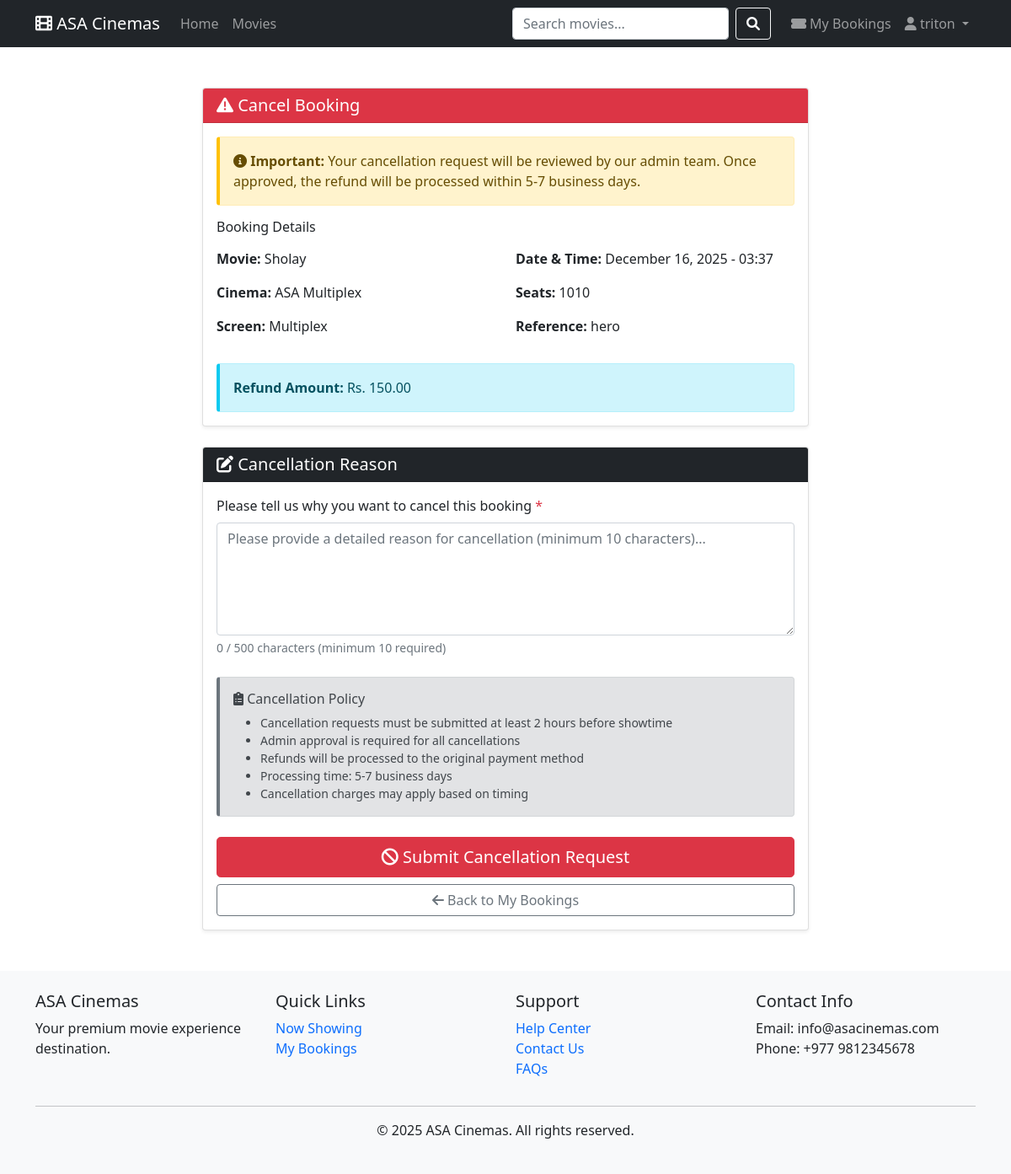
The app's page /request-cancellation/1/ (signed in) with its own data.
### booking/models.py (models this page shows, shortened)
class Booking(models.Model):
    STATUS_CHOICES = [
        ('Pending', 'Pending'),
        ('Confirmed', 'Confirmed'),
        ('Cancelled', 'Cancelled'),
    ]
    user = models.ForeignKey(User, on_delete=models.CASCADE, related_name='bookings')
    showtime = models.ForeignKey(Showtime, on_delete=models.CASCADE, related_name='bookings')
    seats = models.ManyToManyField(Seat)
    booking_date = models.DateTimeField(auto_now_add=True)
    total_amount = models.DecimalField(max_digits=8, decimal_places=2)
    status = models.CharField(max_length=20, choices=STATUS_CHOICES, default='Pending')
    booking_reference = models.CharField(max_length=20, unique=True)
    def can_request_cancellation(self):
        if self.status == 'Cancelled':
            return False
        try:
            if self.cancellation_request.status == 'Pending':
                return False
        except:
            pass
        return True

class Showtime(models.Model):
    movie = models.ForeignKey(Movie, on_delete=models.CASCADE, related_name='showtimes')
    screen = models.ForeignKey(Screen, on_delete=models.CASCADE, related_name='showtimes')
    start_time = models.DateTimeField()
    end_time = models.DateTimeField()
    price = models.DecimalField(max_digits=6, decimal_places=2)
    class Meta:
        ordering = ['start_time']

class Movie(models.Model):
    RATING_CHOICES = [
        ('U', 'Universal'),
        ('PG', 'Parental Guidance'),
        ('Adult', 'Adult'),
    ]
    title = models.CharField(max_length=200)
    description = models.TextField()
    duration = models.IntegerField(help_text="Duration in minutes")
    genre = models.CharField(max_length=100)
    language = models.CharField(max_length=50)
    rating = models.CharField(max_length=10, choices=RATING_CHOICES)
    release_date = models.DateField()
    poster = models.ImageField(upload_to='movie_posters/', blank=True, null=True)
    trailer_url = models.URLField(blank=True, null=True)
    is_now_showing = models.BooleanField(default=True)

class Screen(models.Model):
    cinema = models.ForeignKey(Cinema, on_delete=models.CASCADE, related_name='screens')
    name = models.CharField(max_length=50)
    total_seats = models.IntegerField()

class Cinema(models.Model):
    name = models.CharField(max_length=200)
    location = models.CharField(max_length=200)
    address = models.TextField()
    phone = models.CharField(max_length=20)

class Seat(models.Model):
    SEAT_TYPE_CHOICES = [
        ('Regular', 'Regular'),
        ('Premium', 'Premium'),
        ('VIP', 'VIP'),
    ]
    screen = models.ForeignKey(Screen, on_delete=models.CASCADE, related_name='seats')
    row = models.CharField(max_length=2)
    number = models.IntegerField()
    seat_type = models.CharField(max_length=20, choices=SEAT_TYPE_CHOICES, default='Regular')
    class Meta:
        unique_together = ['screen', 'row', 'number']
        ordering = ['row', 'number']

### booking/views.py (the view)
# urls.py: path('request-cancellation/<int:booking_id>/', views.request_cancellation, name='request_cancellation'),
@login_required
def request_cancellation(request, booking_id):
    booking = get_object_or_404(Booking, id=booking_id, user=request.user)
    if not booking.can_request_cancellation():
        messages.error(request, 'This booking cannot be cancelled or already has a pending cancellation request.')
        return redirect('my_bookings')
    context = {
        'booking': booking,
    }
    return render(request, 'booking/request_cancellation.html', context)

### booking/templates/booking/request_cancellation.html (shortened to what this page needs)
{% extends 'booking/base.html' %}
{% block content %}
<div class="container my-5">
    <div class="row justify-content-center">
        <div class="col-lg-8">
            <div class="card mb-4 shadow-sm">
                <div class="card-header bg-danger text-white">
                    <h5 class="mb-0"><i class="fas fa-exclamation-triangle"></i> Cancel Booking</h5>
                </div>
                <div class="card-body">
                    <div class="alert alert-warning">
                        <i class="fas fa-info-circle"></i> <strong>Important:</strong> Your cancellation request will be reviewed by our admin team.
                        Once approved, the refund will be processed within 5-7 business days.
                    </div>
                    <h6 class="mb-3">Booking Details</h6>
                    <div class="row mb-3">
                        <div class="col-md-6">
                            <p><strong>Movie:</strong> {{ booking.showtime.movie.title }}</p>
                            <p><strong>Cinema:</strong> {{ booking.showtime.screen.cinema.name }}</p>
                            <p><strong>Screen:</strong> {{ booking.showtime.screen.name }}</p>
                        </div>
                        <div class="col-md-6">
                            <p><strong>Date & Time:</strong> {{ booking.showtime.start_time|date:"F d, Y - H:i" }}</p>
                            <p><strong>Seats:</strong>
                                {% for seat in booking.seats.all %}
                                    {{ seat.row }}{{ seat.number }}{% if not forloop.last %}, {% endif %}
                                {% endfor %}
                            </p>
                            <p><strong>Reference:</strong> {{ booking.booking_reference }}</p>
                        </div>
                    </div>
                    <div class="alert alert-info mb-0">
                        <strong>Refund Amount:</strong> Rs. {{ booking.total_amount }}
                    </div>
                </div>
            </div>
            <div class="card shadow-sm">
                <div class="card-header bg-dark text-white">
                    <h5 class="mb-0"><i class="fas fa-edit"></i> Cancellation Reason</h5>
                </div>
                <div class="card-body">
                    <form method="POST" action="{% url 'cancel_booking' booking.id %}" id="cancellationForm">
                        <div class="mb-4">
                            <label for="reason" class="form-label">
                                Please tell us why you want to cancel this booking <span class="text-danger">*</span>
                            </label>
                            <textarea
                                class="form-control"
                                id="reason"
                                name="reason"
                                rows="5"
                                required
                                minlength="10"
                                placeholder="Please provide a detailed reason for cancellation (minimum 10 characters)..."></textarea>
                            <div class="form-text">
                                <span id="charCount">0</span> / 500 characters (minimum 10 required)
                            </div>
                        </div>
                        <div class="alert alert-secondary">
                            <h6><i class="fas fa-clipboard-list"></i> Cancellation Policy</h6>
                            <ul class="mb-0 small">
                                <li>Cancellation requests must be submitted at least 2 hours before showtime</li>
                                <li>Admin approval is required for all cancellations</li>
                                <li>Refunds will be processed to the original payment method</li>
                                <li>Processing time: 5-7 business days</li>
                                <li>Cancellation charges may apply based on timing</li>
                            </ul>
                        </div>
                        <div class="d-grid gap-2 mt-4">
                            <button type="submit" class="btn btn-danger btn-lg" id="submitBtn">
                                <i class="fas fa-ban"></i> Submit Cancellation Request
                            </button>
                            <a href="{% url 'my_bookings' %}" class="btn btn-outline-secondary">
                                <i class="fas fa-arrow-left"></i> Back to My Bookings
                            </a>
                        </div>
                    </form>
                </div>
            </div>
        </div>
    </div>
</div>
{% endblock %}

### booking/templates/booking/base.html (shortened to what this page needs)
<!DOCTYPE html>
<html lang="en">
<head>
    <link href="https://cdn.jsdelivr.net/npm/bootstrap@5.1.3/dist/css/bootstrap.min.css" rel="stylesheet">
    <link rel="stylesheet" href="https://cdnjs.cloudflare.com/ajax/libs/font-awesome/6.0.0/css/all.min.css">
</head>
<body>
    <nav class="navbar navbar-expand-lg navbar-dark bg-dark">
        <div class="container">
            <a class="navbar-brand" href="{% url 'home' %}">
                <i class="fas fa-film"></i> ASA Cinemas
            </a>
            <div class="collapse navbar-collapse" id="navbarNav">
                <ul class="navbar-nav me-auto">
                    <li class="nav-item">
                        <a class="nav-link" href="{% url 'home' %}">Home</a>
                    </li>
                    <li class="nav-item">
                        <a class="nav-link" href="{% url 'movies' %}">Movies</a>
                    </li>
                </ul>
                <form class="d-flex me-3" method="GET" action="{% url 'movies' %}">
                    <input class="form-control me-2" type="search" name="search" placeholder="Search movies..."
                           value="{{ request.GET.search }}">
                    <button class="btn btn-outline-light" type="submit">
                        <i class="fas fa-search"></i>
                    </button>
                </form>
                <ul class="navbar-nav">
                    <li class="nav-item">
                        <a class="nav-link position-relative" href="{% url 'my_bookings' %}">
                            <i class="fas fa-ticket-alt"></i> My Bookings
                        </a>
                    </li>
                    {% if user.is_authenticated %}
                        <li class="nav-item dropdown">
                            <a class="nav-link dropdown-toggle" href="#" role="button" data-bs-toggle="dropdown">
                                <i class="fas fa-user"></i> {{ user.username }}
                            </a>
                        </li>
                    {% endif %}
                </ul>
            </div>
        </div>
    </nav>
    <main class="container mt-4">
        {% block content %}
        {% endblock %}
    </main>
    <footer class="footer mt-5 py-4">
        <div class="container">
            <div class="row">
                <div class="col-md-3">
                    <h5>ASA Cinemas</h5>
                    <p>Your premium movie experience destination.</p>
                </div>
                <div class="col-md-3">
                    <h5>Quick Links</h5>
                    <ul class="list-unstyled">
                        <li><a href="{% url 'movies' %}" class="text-decoration-none">Now Showing</a></li>
                        <li><a href="{% url 'my_bookings' %}" class="text-decoration-none">My Bookings</a></li>
                    </ul>
                </div>
                <div class="col-md-3">
                    <h5>Support</h5>
                    <ul class="list-unstyled">
                        <li><a href="#" class="text-decoration-none">Help Center</a></li>
                        <li><a href="#" class="text-decoration-none">Contact Us</a></li>
                        <li><a href="#" class="text-decoration-none">FAQs</a></li>
                    </ul>
                </div>
                <div class="col-md-3">
                    <h5>Contact Info</h5>
                    <p>Email: info@asacinemas.com<br>Phone: +977 9812345678</p>
                </div>
            </div>
            <hr>
            <div class="text-center">
                <p>&copy; 2025 ASA Cinemas. All rights reserved.</p>
            </div>
        </div>
    </footer>
</body>
</html>

### booking/templates/booking/base.html (style rules this page uses)
.footer { background-color: #f8f9fa; margin-top: 50px; }

### booking/templates/booking/request_cancellation.html (style rules this page uses)
.alert { border-left: 4px solid; }
.alert-warning { border-left-color: #ffc107; }
.alert-info { border-left-color: #0dcaf0; }
.alert-secondary { border-left-color: #6c757d; }

### records on screen
Booking: showtime.movie "Sholay", showtime.screen.cinema.name "ASA Multiplex", showtime.screen.name "Multiplex", showtime.start_time "December 16, 2025 - 03:37", booking_reference "hero", total_amount "150.00"
Seat: row "10", number "10"

### other values on screen
{{ user.username }} "triton"
